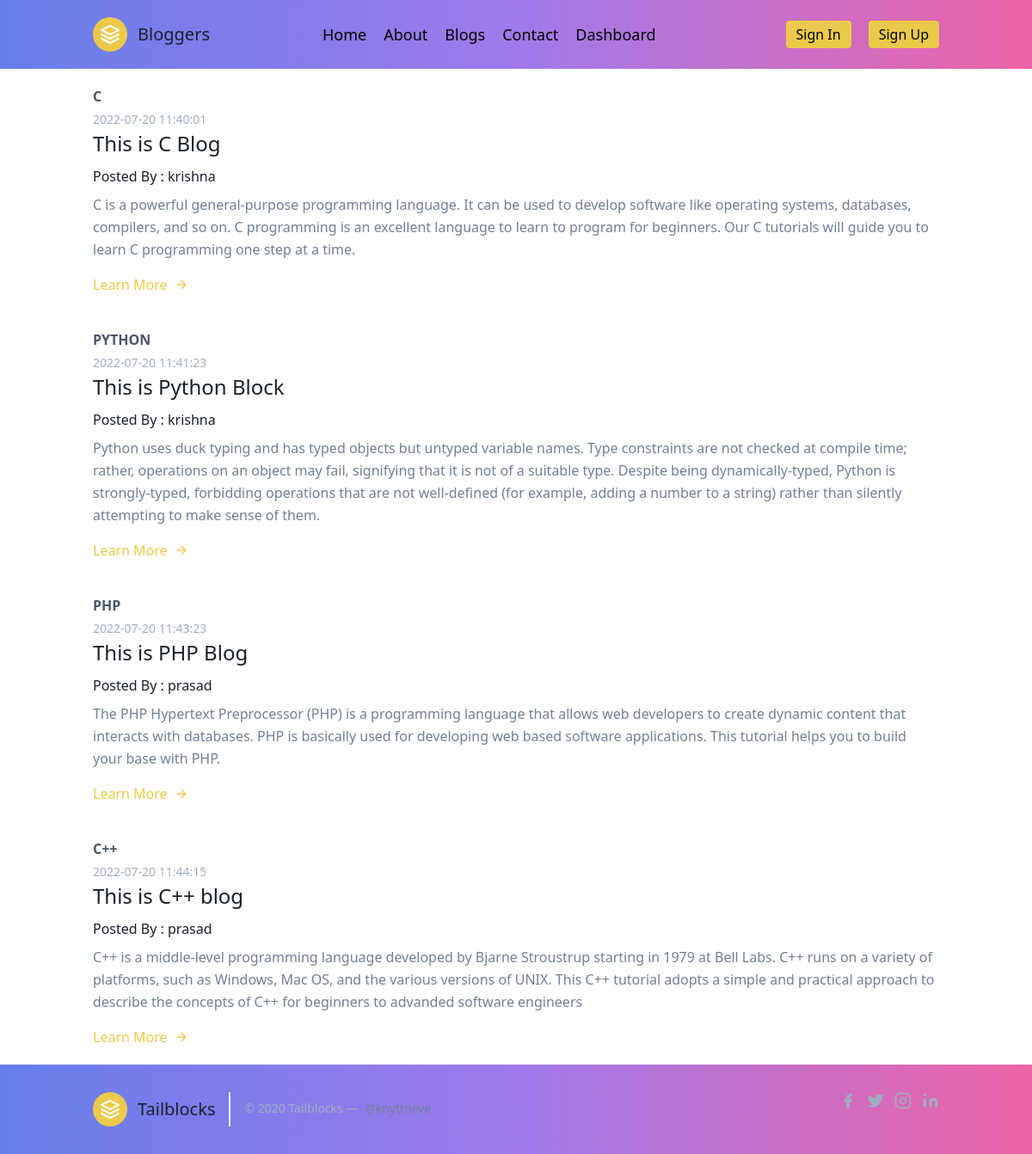
Screenshot of /blog.php with the database file from the repository.
### tables this page shows
CREATE TABLE `blog` (
  `sno` int(11) NOT NULL,
  `author` text NOT NULL,
  `email` varchar(30) NOT NULL,
  `title` text NOT NULL,
  `slug` text NOT NULL,
  `category` text NOT NULL,
  `content` text NOT NULL,
  `date` datetime NOT NULL DEFAULT current_timestamp()
);

### blog.php (the view, shortened to what this page needs)
<!DOCTYPE html>
<html>
<head>
    <link href="https://unpkg.com/tailwindcss@^1.0/dist/tailwind.min.css"
      rel="stylesheet">
</head>
<body>
  <?php include 'partials/_connection.php'; ?>
  <div class="flex flex-col h-screen justify-between">
    <?php include 'partials/_header.php'; ?>
      <?php
            $sql = "SELECT sno,author,category,date,title,content FROM `blog` ";
            $result = mysqli_query($conn, $sql);
            if (mysqli_num_rows($result) >= 0) {
              while($data = mysqli_fetch_assoc($result)) {
              ?>
      <section class="text-gray-600 body-font">
        <div class="container px-5 py-5 mx-auto">
          <div class="-my-8 divide-y-2 divide-gray-100">
            <div class="py-8 flex flex-wrap md:flex-nowrap">
              <div class="md:w-64 md:mb-0 mb-6 flex-shrink-0 flex flex-col">
                <span class="font-semibold title-font text-gray-700"><?php echo $data['category'] ?></span>
                <span class="mt-1 text-gray-500 text-sm"><?php echo $data['date'] ?></span>
              </div>
              <div class="md:flex-grow">
                <h2 class="text-2xl font-medium text-gray-900 title-font mb-2"><?php echo $data['title'] ?></h2>
                <h6 class="text-lr font-medium text-gray-900 title-font mb-2">Posted By : <?php echo $data['author'] ?></h6>
                <p class="leading-relaxed"><?php echo $data['content'] ?></p>
                <a class="text-yellow-500 inline-flex items-center mt-4" href="view_blog.php">Learn More
                  <svg class="w-4 h-4 ml-2" viewBox="0 0 24 24" stroke="currentColor" stroke-width="2" fill="none" stroke-linecap="round" stroke-linejoin="round">
                    <path d="M5 12h14"></path>
                    <path d="M12 5l7 7-7 7"></path>
                  </svg>
                </a>
              </div>
            </div>
          </div>
        </div>
      </section>
      <?php }}?>
      <?php include 'partials/_footer.php'; ?>
        </div>
    </body>
</html>

### partials/_header.php
<?php
echo
'<header class="bg-gradient-to-r from-indigo-500 via-purple-500 to-pink-500 text-black">
    <div class="container mx-auto flex flex-wrap p-5 flex-col md:flex-row items-center">
    <a class="flex title-font font-medium items-center text-gray-900 mb-4 md:mb-0">
        <svg xmlns="http://www.w3.org/2000/svg" fill="none" stroke="currentColor" stroke-linecap="round" stroke-linejoin="round" stroke-width="2" class="w-10 h-10 text-white p-2 bg-yellow-500 rounded-full" viewBox="0 0 24 24">
        <path d="M12 2L2 7l10 5 10-5-10-5zM2 17l10 5 10-5M2 12l10 5 10-5"></path>
        </svg>
        <span class="ml-3 text-xl">Bloggers</span>
    </a>
    <nav class="md:ml-auto md:mr-auto flex flex-wrap items-center text-base justify-center">
        <a class="text-lg mr-5 hover:text-gray-900" href="index.php">Home</a>
        <a class="text-lg mr-5 hover:text-gray-900" href="about.php">About</a>
        <a class="text-lg mr-5 hover:text-gray-900" href="blog.php">Blogs</a>
        <a class="text-lg mr-5 hover:text-gray-900" href="contact.php">Contact</a>
        <a class="text-lg mr-5 hover:text-gray-900" href="dashboard.php">Dashboard</a>
    </nav>
    <button class="inline-flex items-center bg-yellow-500 border-0 py-1 px-3 mr-5 focus:outline-none hover:bg-gray-200 rounded text-base mt-4 md:mt-0"><a href="signin.php">Sign In</a>
    </button>
    <button class="inline-flex items-center bg-yellow-500 border-0 py-1 px-3 focus:outline-none hover:bg-gray-200 rounded text-base mt-4 md:mt-0"><a href="signup.php">Sign Up</a>
    </button>
    </div>
</header>'
?>

### partials/_footer.php
<?php
echo '<footer class="text-black bg-gradient-to-r from-indigo-500 via-purple-500 to-pink-500 h-100 body-font">
<div class="container px-5 py-8 mx-auto flex items-bottom sm:flex-row flex-col">
  <a class="flex title-font font-medium items-center md:justify-start justify-center text-gray-900">
    <svg xmlns="http://www.w3.org/2000/svg" fill="none" stroke="currentColor" stroke-linecap="round" stroke-linejoin="round" stroke-width="2" class="w-10 h-10 text-white p-2 bg-yellow-500 rounded-full" viewBox="0 0 24 24">
      <path d="M12 2L2 7l10 5 10-5-10-5zM2 17l10 5 10-5M2 12l10 5 10-5"></path>
    </svg>
    <span class="ml-3 text-xl">Tailblocks</span>
  </a>
  <p class="text-sm text-gray-500 sm:ml-4 sm:pl-4 sm:border-l-2 sm:border-gray-200 sm:py-2 sm:mt-0 mt-4">© 2020 Tailblocks —
    <a href="https://twitter.com/knyttneve" class="text-gray-600 ml-1" rel="noopener noreferrer" target="_blank">@knyttneve</a>
  </p>
  <span class="inline-flex sm:ml-auto sm:mt-0 mt-4 justify-center sm:justify-start">
    <a class="text-gray-500">
      <svg fill="currentColor" stroke-linecap="round" stroke-linejoin="round" stroke-width="2" class="w-5 h-5" viewBox="0 0 24 24">
        <path d="M18 2h-3a5 5 0 00-5 5v3H7v4h3v8h4v-8h3l1-4h-4V7a1 1 0 011-1h3z"></path>
      </svg>
    </a>
    <a class="ml-3 text-gray-500">
      <svg fill="currentColor" stroke-linecap="round" stroke-linejoin="round" stroke-width="2" class="w-5 h-5" viewBox="0 0 24 24">
        <path d="M23 3a10.9 10.9 0 01-3.14 1.53 4.48 4.48 0 00-7.86 3v1A10.66 10.66 0 013 4s-4 9 5 13a11.64 11.64 0 01-7 2c9 5 20 0 20-11.5a4.5 4.5 0 00-.08-.83A7.72 7.72 0 0023 3z"></path>
      </svg>
    </a>
    <a class="ml-3 text-gray-500">
      <svg fill="none" stroke="currentColor" stroke-linecap="round" stroke-linejoin="round" stroke-width="2" class="w-5 h-5" viewBox="0 0 24 24">
        <rect width="20" height="20" x="2" y="2" rx="5" ry="5"></rect>
        <path d="M16 11.37A4 4 0 1112.63 8 4 4 0 0116 11.37zm1.5-4.87h.01"></path>
      </svg>
    </a>
    <a class="ml-3 text-gray-500">
      <svg fill="currentColor" stroke="currentColor" stroke-linecap="round" stroke-linejoin="round" stroke-width="0" class="w-5 h-5" viewBox="0 0 24 24">
        <path stroke="none" d="M16 8a6 6 0 016 6v7h-4v-7a2 2 0 00-2-2 2 2 0 00-2 2v7h-4v-7a6 6 0 016-6zM2 9h4v12H2z"></path>
        <circle cx="4" cy="4" r="2" stroke="none"></circle>
      </svg>
    </a>
  </span>
</div>
</footer> '
?>

### rows the page displays
blog: category "C", date "2022-07-20 11:40:01", title "This is C Blog", author "krishna", content "C is a powerful general-purpose programming language. It can be used to develop software like operating systems, databases, compilers, and so on. C programming is an excellent language to learn to program for beginners. Our C tutorials will guide you to learn C programming one step at a time."
blog: category "PYTHON", date "2022-07-20 11:41:23", title "This is Python Block", author "krishna", content "Python uses duck typing and has typed objects but untyped variable names. Type constraints are not checked at compile time; rather, operations on an object may fail, signifying that it is not of a suitable type. Despite being dynamically-typed, Python is strongly-typed, forbidding operations that are not well-defined (for example, adding a number to a string) rather than silently attempting to make sense of them."
blog: category "PHP", date "2022-07-20 11:43:23", title "This is PHP Blog", author "prasad", content "The PHP Hypertext Preprocessor (PHP) is a programming language that allows web developers to create dynamic content that interacts with databases. PHP is basically used for developing web based software applications. This tutorial helps you to build your base with PHP."
blog: category "C++", date "2022-07-20 11:44:15", title "This is C++ blog", author "prasad", content "C++ is a middle-level programming language developed by Bjarne Stroustrup starting in 1979 at Bell Labs. C++ runs on a variety of platforms, such as Windows, Mac OS, and the various versions of UNIX. This C++ tutorial adopts a simple and practical approach to describe the concepts of C++ for beginners to advanded software engineers"
